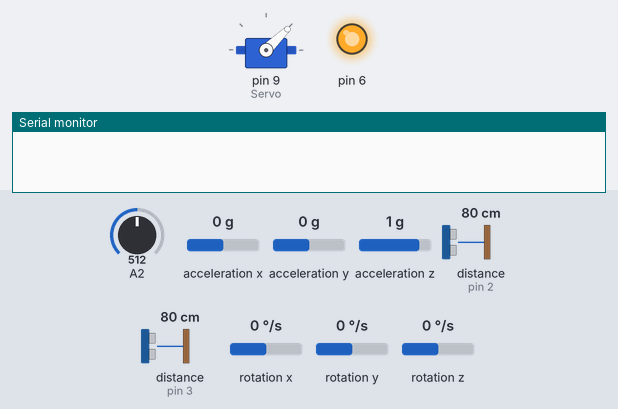
A sketch run on a simulated Arduino Uno, built with avr-gcc and run on an emulated ATmega328P. Parts: servo, output pins drawn as LEDs (lit = HIGH), the last lines printed to the serial monitor. Wiring (inferred from the names in the program): 2 × ultrasonic range finder: trigger pin 11, echo pin 2 / trigger pin 13, echo pin 3; MPU-6050 motion sensor at I2C address 0x68. The inputs (shaded band) are chosen by the test bench; at power-on: distance to the obstacle (sensors on pin 2, pin 3) 80 cm, acceleration x 0 g, A2 = 512, acceleration y 0 g, acceleration z 1 g, rotation x 0 °/s, rotation y 0 °/s, rotation z 0 °/s. The echo pulse lasts 58.3 µs per cm; servo pulses on a pin are drawn as a servo (544–2400 µs = 0–180°); pins used as bus, display or sensor lines are not drawn.

Above: at 0.8 s.
0.9 s: distance to the obstacle (sensor on pin 2) set to 35 cm
3.9 s: distance to the obstacle (sensor on pin 2) set to 60 cm
At 5.41 s:
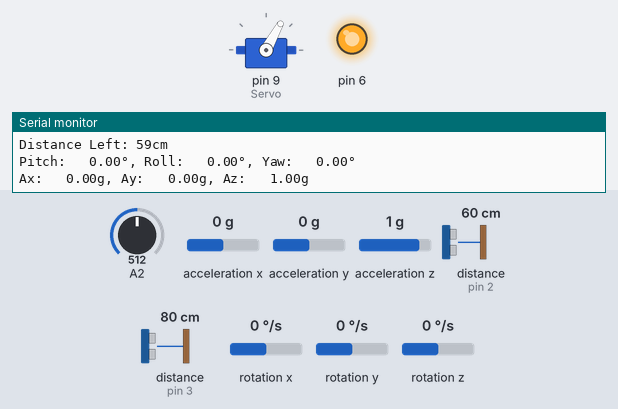
At 6.2 s:
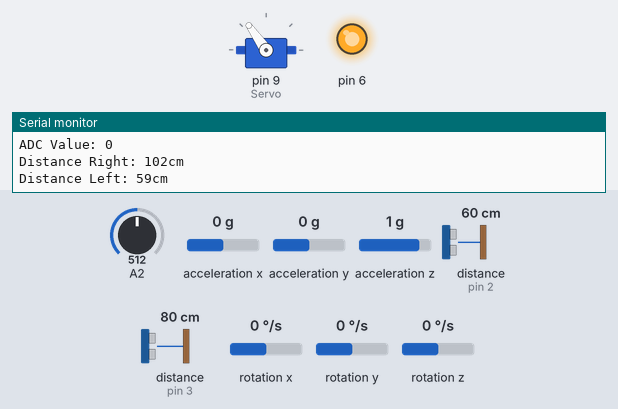
6.9 s: acceleration x set to -1.4 g
Timing chart, 0 to 9.9 s (numbered marks = the images above; inputs shaded):
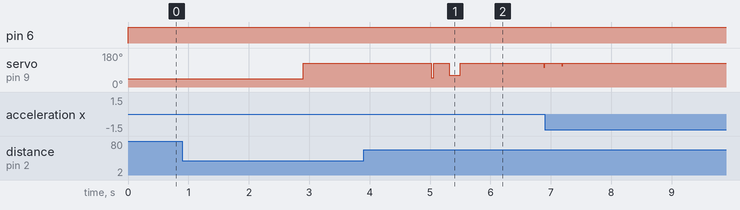

The sketch:

Hovercraft.ino
```cpp
#include <avr/io.h>
#include <avr/interrupt.h>
#include <util/delay.h>
#include <stdlib.h>
#include <math.h>
#include "hovercraft.h"

// Global Variables
ultrasonic us_left;
ultrasonic us_right;

volatile uint32_t current_ticks = 0;

MPU6050 imu;

volatile uint8_t ADC_sample = 0;
volatile uint16_t ADC_acc = 0;
volatile uint8_t ADC_value = 0;
volatile bool stop = 0;

uart uart_control;

//-------------------------Ultrasonic-------------------------------

//US 1
#define TRIGGER_PIN1 3  // Sector B
#define ECHO_PIN1    2  // Sector D

//US 2
#define TRIGGER_PIN2 5  // Sector B
#define ECHO_PIN2    3  // Sector D

//US 3
#define TRIGGER_PIN3 5  // Sector B
#define ECHO_PIN3    0  // Sector B

void ultrasonics_init(){
  EICRA = (1 << ISC01) | (1 << ISC00) | (1 << ISC11) | (1 << ISC10); // Rising/Falling edge trigger
  EIMSK = (1 << INT0) | (1 << INT1);

  DDRB |= (1 << TRIGGER_PIN2);     //Trigger PB5 as output
  DDRD &= ~(1 << ECHO_PIN2);    //Echo PD3 as input

  DDRB |= (1 << TRIGGER_PIN1);     //Trigger PB3 as output, sets also the PWM_LED_PIN to output
  DDRD &= ~(1 << ECHO_PIN1);    //Echo PD2 as input

  DDRB |= (1 << TRIGGER_PIN3);  // PB5 as trigger
  DDRB &= ~(1 << ECHO_PIN3);     // PB0 (ICP1) as input

}

void ultrasonics_trigger(void) {
  PORTB |= (1 << TRIGGER_PIN1);
  PORTB |= (1 << TRIGGER_PIN2);
  _delay_us(10);
  PORTB &= ~(1 << TRIGGER_PIN1);
  PORTB |= (1 << TRIGGER_PIN2);
}

ISR(INT0_vect) {
  if (PIND & (1 << ECHO_PIN1)) {
      us_left.pulse_start =  TCNT1;
      EICRA &= ~(1 << ISC00);
  } else {
      us_left.pulse_end  =  TCNT1;
      EICRA |= (1 << ISC00);
      us_left.measurement_ready = 1;
  }
}

ISR(INT1_vect) {
  if (PIND & (1 << ECHO_PIN2)) {
      us_right.pulse_start =  TCNT1;
      EICRA &= ~(1 << ISC10);
  } else {
      us_right.pulse_end =  TCNT1;
      EICRA |= (1 << ISC10);
      us_right.measurement_ready = 1;
  }
}


//-------------------------IR-------------------------------
#define ADC_sample_max 50
#define V_REF 5.0
#define V_IN_NADC ((V_REF * 1000.0) / 1023.0) // For 10-bit ADC

void infrared_init(){
  ADMUX = (1 << REFS0) | (1 << MUX1);
  ADCSRA = (1 << ADEN) | (1 << ADIE) | (1 << ADATE) |
            (1 << ADSC) | (1 << ADPS2) | (1 << ADPS1) |
            (1 << ADPS0);
}

ISR(ADC_vect) {
  if (ADC_sample < ADC_sample_max) {
      ADC_acc += ADCL | (ADCH << 8);
      ADC_sample++;
  } else {
      ADC_value = ADC_acc / ADC_sample_max;
      ADC_sample = 0;
      ADC_acc = 0;
  }
}

//-----------------------Servo-----------------------------

void Servo_Init() {
  DDRB |= (1 << PB1); // Set PB1 (OC1A) as output
}


//-----------------------Functions--------------------------
const int stabilize_const = 5;
const int activate_turn_sequence = 30;
int k=1; //turning speed constant
int pos;
uint32_t turn_start_time = 0;

// PID Constants (Tune these values experimentally)
#define KP 3.5    // Proportional gain Faster response to error
#define KI 0.05   // Integral gain (prevents windup)
#define KD 1.2    // Derivative gain stabilize overshoot

// Control variables
float prev_error = 0;
float integral = 0;

// Timing
const uint16_t control_interval = 50; // PID update interval (ms)

enum States {
  STATE_CRUISE,      // Centered navigation
  STATE_TURN,         // Execute 90° turn
  STATE_STOP          // Stop when bar detected
};
States current_state = STATE_CRUISE;

// Thresholds (tune experimentally)
const int GAP_THRESHOLD = 26;   // cm (sudden increase in one sensor)
const int WALL_THRESHOLD = 23;  // cm (minimum wall distance)

float left_prev = 0, right_prev = 0;
const int SENSOR_DELTA_THRESHOLD = 26; // cm (sudden change = gap)

#define BAR_HEIGHT       35    // Target vertical height (cm)
#define HEIGHT_TOLERANCE 7     // ±7cm tolerance
#define US_FRONT_ANGLE   20    // Sensor tilt angle (degrees)
#define DEG_TO_RAD       (M_PI / 180.0)
#define DEBOUNCE_TIME    200   // Minimum sustained detection time (ms)
#define MIN_ADC          999 //TUNE IT =====================================
#define MAX_ADC          999

/*// Calculate valid distance range
const float min_distance = (BAR_HEIGHT - HEIGHT_TOLERANCE) / sin(US_FRONT_ANGLE * DEG_TO_RAD);
const float max_distance = (BAR_HEIGHT + HEIGHT_TOLERANCE) / sin(US_FRONT_ANGLE * DEG_TO_RAD);
*/

// Debounce variables
bool bar_detected = false;
uint32_t bar_detect_start = 0;

int main(void) {
  //Init Zone
  clock1_setup();
  clock2_setup();
  UART_Init(MYUBRR);
  I2C_Init();
  ultrasonics_init();
  infrared_init();
  MPU6050_Init();
  servo_setup();   // Initialize servo PWM
  fans_max_speed_setup();

  //Calibration Zone
  imu.GyroCalibration();
  imu.AccelCalibration();

  sei();
  while(1) {
      static uint32_t last_pid_time = 0;
      static float initial_yaw = 0;
      // Get measurement for all sensors

      //US

      // Trigger US alternately every 30ms
      if (hovercraft_clock::timer2_ms - us_left.last_time > 30) {
        PORTB |= (1 << TRIGGER_PIN1);
        _delay_us(10);
        PORTB &= ~(1 << TRIGGER_PIN1);
        us_left.last_time = hovercraft_clock::timer2_ms;
      }
      if (hovercraft_clock::timer2_ms - us_right.last_time > 30) {
        PORTB |= (1 << TRIGGER_PIN2);
        _delay_us(10);
        PORTB &= ~(1 << TRIGGER_PIN2);
        us_right.last_time = hovercraft_clock::timer2_ms;
      }


      // Process US 1
      if (us_left.measurement_ready) {
          uint32_t duration = us_left.pulse_end - us_left.pulse_start;
          duration *= 0.5;
          us_left.distance_cm = (duration * 343) / 20000;
          us_left.measurement_ready = 0;
      }

      // Process US 2
      if (us_right.measurement_ready) {
          uint32_t duration2 = us_right.pulse_end - us_right.pulse_start;
          duration2 *= 0.5;
          us_right.distance_cm = (duration2 * 343) / 20000;
          us_right.measurement_ready = 0;
      }


      //IMU

      static int32_t last_imu_call = 0;

      if (hovercraft_clock::timer2_ms - last_imu_call >= 20) { //50hz
        imu.imu_ready = 1;
        last_imu_call = hovercraft_clock::timer2_ms;
      }

      if(imu.imu_ready){
        imu.read_accel();
        imu.read_gyro();

        // Apply calibration
        imu.apply_offset();

        // Apply filter
        imu.apply_filter();
        imu.filtered = imu.raw;

        imu.ConvertUnits();
        imu.CalculateAngles();

        imu.CalculatePosition(0.02f);
        imu.imu_ready = 0; // Clear the flag once processed.
      }

      //IR


      //Hovercraft Operations

      //Test Zone  (Need to comment this or Real Application)
      //servo_set_angle(45);

      //Real Application

    //----- Debounced Bar Detection -----
if (current_state != STATE_STOP) {
      bool current_detection =  (ADC_value >= MIN_ADC) &&
                                (ADC_value <= MAX_ADC);

      if (current_detection) {
          if (!bar_detected) {
              // First detection - start timer
              bar_detect_start = hovercraft_clock::timer2_ms;
              bar_detected = true;
              UART_Print("BAR DETECTED - DEBOUNCING...\n");
          } else {
              // Sustained detection - check duration
              if ((hovercraft_clock::timer2_ms - bar_detect_start) >= DEBOUNCE_TIME) {
                  current_state = STATE_STOP;
                  UART_Print("BAR CONFIRMED - SHUTTING DOWN\n");
              }
          }
      } else {
          // Reset detection if condition breaks
          bar_detected = false;
          bar_detect_start = 0;

      }
  }

      switch (current_state) {
        //---------------------------------------
        case STATE_CRUISE: {
          // Detect sudden gap (opening) on one side
          float left_delta = us_left.distance_cm - left_prev;
          float right_delta = us_right.distance_cm - right_prev;

          if ((left_delta > SENSOR_DELTA_THRESHOLD || us_left.distance_cm > GAP_THRESHOLD) &&
    us_right.distance_cm < WALL_THRESHOLD) {
            // Left gap detected, turn left
            UART_Print("Left gap detected, turn left");
            initial_yaw = imu.angles.yaw;
            current_state = STATE_TURN;
            servo_set_angle(135);
            turn_start_time = hovercraft_clock::timer2_ms;
          }
          else if ((right_delta > SENSOR_DELTA_THRESHOLD || us_right.distance_cm > GAP_THRESHOLD) &&
          us_left.distance_cm < WALL_THRESHOLD) {
            // Right gap detected, turn right
            UART_Print("Right gap detected, turn right");
            initial_yaw = imu.angles.yaw;
            current_state = STATE_TURN;
            servo_set_angle(45);
            turn_start_time = hovercraft_clock::timer2_ms;
          }
          else {
            // Normal PID centering (from previous code)
            if (hovercraft_clock::timer2_ms - last_pid_time >= control_interval) {
              // Calculate position error (difference between sensors)
              float error = us_right.distance_cm - us_left.distance_cm;

              // PID terms
              float P = KP * error;
              integral += KI * error;
              float D = KD * (error - prev_error);

              // Calculate steering angle (-45° to +45°)
              float output = P + integral + D;
              output = constrain(output, -45.0, 45.0);

              // Convert to servo angle (90° neutral ± output)
              uint8_t steer_angle = 90 + output;

              // Apply steering
              servo_set_angle(steer_angle);

              // Update variables
              prev_error = error;
              last_pid_time = hovercraft_clock::timer2_ms;

              // Debugging output
              /*UART_Print("L:");
              UART_Print_Int(us_left.distance_cm);
              UART_Print("cm R:");
              UART_Print_Int(us_right.distance_cm);
              UART_Print(" Error:");
              UART_Print_Float(error);
              UART_Print(" Steer:");
              UART_Print_Int(steer_angle);
              UART_Print("\n");*/

            }
          }
          break;
        }

        //---------------------------------------
        case STATE_TURN: {
          if (hovercraft_clock::timer2_ms - turn_start_time > 4000) { // 4s timeout
              current_state = STATE_CRUISE;
          }
          // Use IMU yaw to complete 90° turn
          float yaw_change = fabs(imu.angles.yaw - initial_yaw);

          if (yaw_change >= 85.0 && yaw_change <= 95.0) { // ±5° tolerance
            // Turn complete
            servo_set_angle(90); // Return to neutral
            current_state = STATE_CRUISE;
          }
          break;
        }
        case STATE_STOP: {
          // Full system shutdown
          servo_set_angle(90);       // Neutral steering
          PORTD &= ~((1 << PD5) | (1 << PD6)); // Stop fans
          UART_Print("BAR DETECTED: SYSTEM HALTED\n");
          while(1); // Permanent stop
          break;
        }
      }

      // Update sensor history
      left_prev = us_left.distance_cm;
      right_prev = us_right.distance_cm;

      //End of Real Application

      //UART FOR TESTING -- Should be commented for final

      if (hovercraft_clock::timer2_ms - uart_control.last_time >= 1000) {
        UART_Print("Pitch: ");
        UART_Print_Float(imu.angles.pitch);
        UART_Print("°, Roll: ");
        UART_Print_Float(imu.angles.roll);
        UART_Print("°, Yaw: ");
        UART_Print_Float(imu.angles.yaw);
        UART_Print("°\n");
        UART_Print("Ax: ");
        UART_Print_Float(imu.converted.ax_g);
        UART_Print("g, Ay: ");
        UART_Print_Float(imu.converted.ay_g);
        UART_Print("g, Az: ");
        UART_Print_Float(imu.converted.az_g);
        UART_Print("g\n");
        UART_Print("Pos X: ");
        UART_Print_Float(imu.position_x);
        UART_Print("cm\n");

        UART_Print("ADC Value: ");
        UART_Print_Int(ADC_value);
        UART_Print("\n");

        UART_Print("Distance Right: ");
        UART_Print_Int(us_right.distance_cm);
        UART_Print("cm\n");


        UART_Print("Distance Left: ");
        UART_Print_Int(us_left.distance_cm);
        UART_Print("cm\n\n");

        uart_control.last_time = hovercraft_clock::timer2_ms;
      }
  }
}
```

Source omitted: hovercraft.cpp (13913 bytes), hovercraft.h (6791 bytes)

Measured:
- after the input at 3.9 s, servo on pin 9 (Servo): 125° → 61° after 1.4 s, → 125° 0.18 s later, → 104° 1.4 s later
